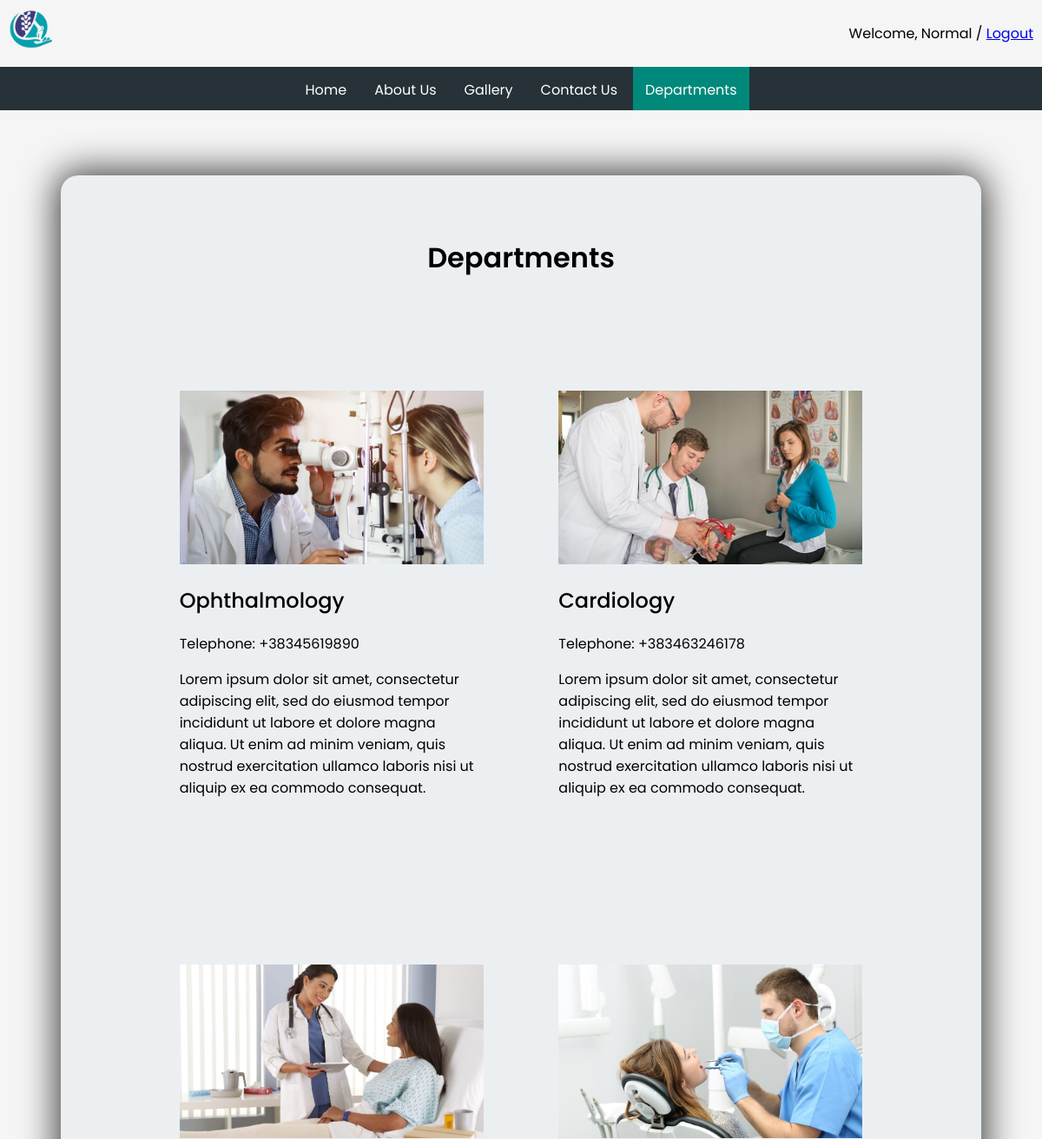
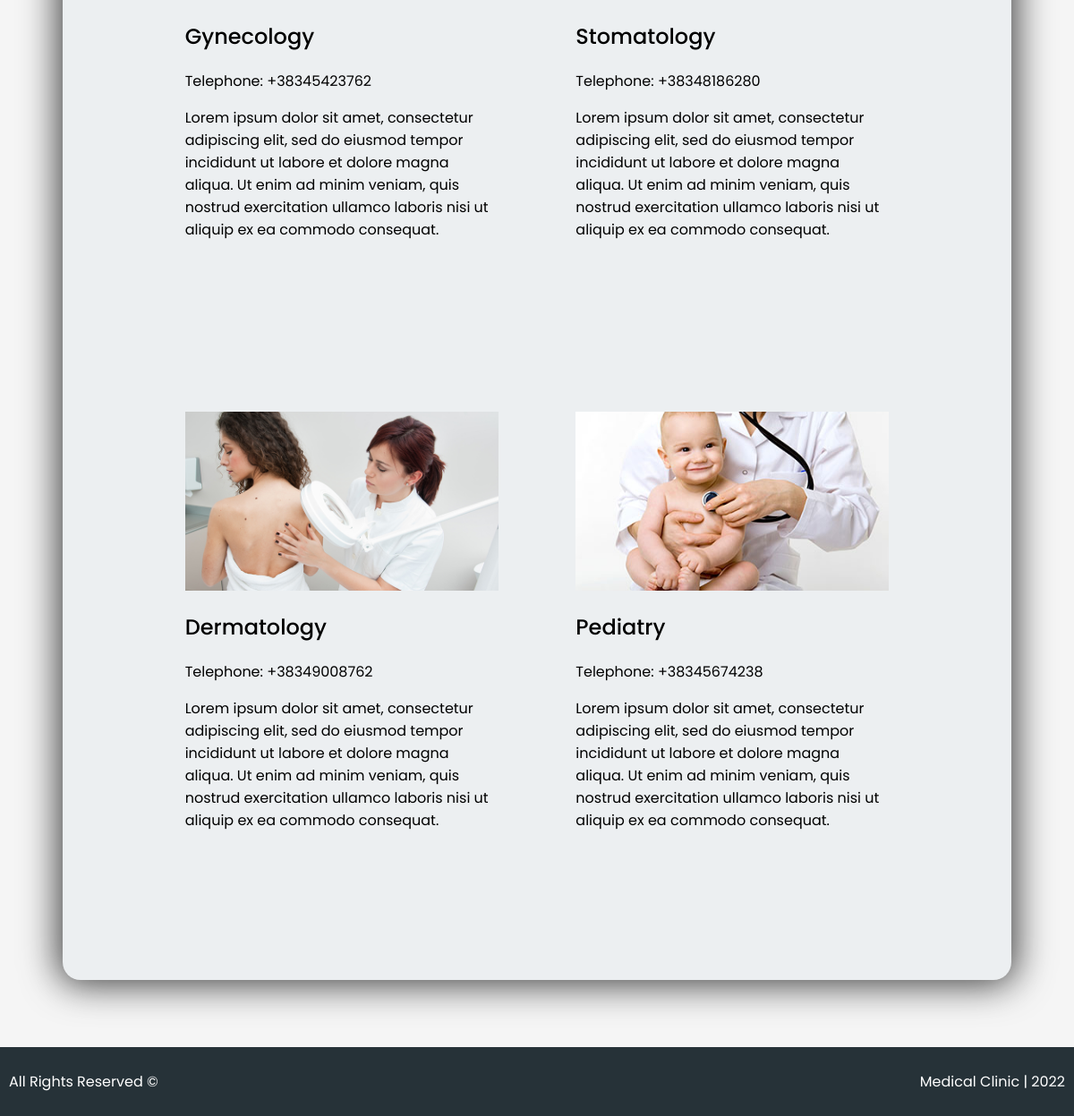
Screenshot of /department.php (signed in) with the database file from the repository (2 pictures, top to bottom).
### tables this page shows
CREATE TABLE `department` (
  `id` int(11) NOT NULL,
  `title` text NOT NULL,
  `telephone` text NOT NULL,
  `entertext` text NOT NULL,
  `imageurl` text NOT NULL
);

### classes/DBConnection.class.php (called while the page is built)
<?php
class DBConnection
{
    private $host = 'localhost';
    private $dbname = 'medicalclinic';
    private $username = 'root';
    private $password = '';
    public function getConnection()
    {
        try {
            $pdo = new PDO("mysql:host=$this->host;dbname=$this->dbname", "$this->username", "$this->password");
            $pdo->setAttribute(PDO::ATTR_ERRMODE, PDO::ERRMODE_EXCEPTION);
        } catch (PDOException $e) {
            echo $e->getMessage();
            return null;
        }
        return $pdo;
    }
}

### classes/DepartmentPost.class.php (the view, shortened to what this page needs)
<?php
class DepartmentPost {
  private $posts;
public function fetchDepartmentPosts(){
  $this->connection = new DBConnection();
  $this->query = $this->connection->getConnection()->query('SELECT * FROM department');
  $this->posts = $this->query->fetchAll();
}
public function echoDepartmentPosts(){
  foreach(array_reverse($this->posts) as $post) {
    $posturl = $post['imageurl'];
    $content = $post['entertext'];
    echo "
    <div class='article'>
    <img class='blogimage' src='img/blog/{$posturl}'>
    <h2>{$post['title']}</h2>
    <p>Telephone: {$post['telephone']}</p>
    <p>{$content}</p>
    </div>
    ";
}
}
}

### css/style.css (style rules this page uses)
h2 { font-family: 'Poppins', sans-serif; font-weight: 500; }
p { font-family: 'Poppins', sans-serif; font-weight: 400; }
body { display: flex; flex-direction: column; height: 100vh; padding: 0px; margin: 0px; -webkit-font-smoothing: subpixel-antialiased; }
::placeholder { color: white; opacity: 1; }
.article { padding: 75px 0px 100px 0px; width: 350px; color: black; height: auto; }
.blogimage { width: 100%; height: 200px; object-fit: cover; }

### rows the page displays
department: imageurl (picture), title "Ophthalmology", telephone "+38345619890", entertext "Lorem ipsum dolor sit amet, consectetur adipiscing elit, sed do eiusmod tempor incididunt ut labore et dolore magna aliqua. Ut enim ad minim veniam, quis nostrud exercitation ullamco laboris nisi ut aliquip ex ea commodo consequat."
department: imageurl (picture), title "Cardiology", telephone "+383463246178", entertext "Lorem ipsum dolor sit amet, consectetur adipiscing elit, sed do eiusmod tempor incididunt ut labore et dolore magna aliqua. Ut enim ad minim veniam, quis nostrud exercitation ullamco laboris nisi ut aliquip ex ea commodo consequat."
department: imageurl (picture), title "Gynecology", telephone "+38345423762", entertext "Lorem ipsum dolor sit amet, consectetur adipiscing elit, sed do eiusmod tempor incididunt ut labore et dolore magna aliqua. Ut enim ad minim veniam, quis nostrud exercitation ullamco laboris nisi ut aliquip ex ea commodo consequat."
department: imageurl (picture), title "Stomatology", telephone "+38348186280", entertext "Lorem ipsum dolor sit amet, consectetur adipiscing elit, sed do eiusmod tempor incididunt ut labore et dolore magna aliqua. Ut enim ad minim veniam, quis nostrud exercitation ullamco laboris nisi ut aliquip ex ea commodo consequat."
department: imageurl (picture), title "Dermatology", telephone "+38349008762", entertext "Lorem ipsum dolor sit amet, consectetur adipiscing elit, sed do eiusmod tempor incididunt ut labore et dolore magna aliqua. Ut enim ad minim veniam, quis nostrud exercitation ullamco laboris nisi ut aliquip ex ea commodo consequat."
department: imageurl (picture), title "Pediatry", telephone "+38345674238", entertext "Lorem ipsum dolor sit amet, consectetur adipiscing elit, sed do eiusmod tempor incididunt ut labore et dolore magna aliqua. Ut enim ad minim veniam, quis nostrud exercitation ullamco laboris nisi ut aliquip ex ea commodo consequat."

### other values shown
$_SESSION['name'] "Normal"
